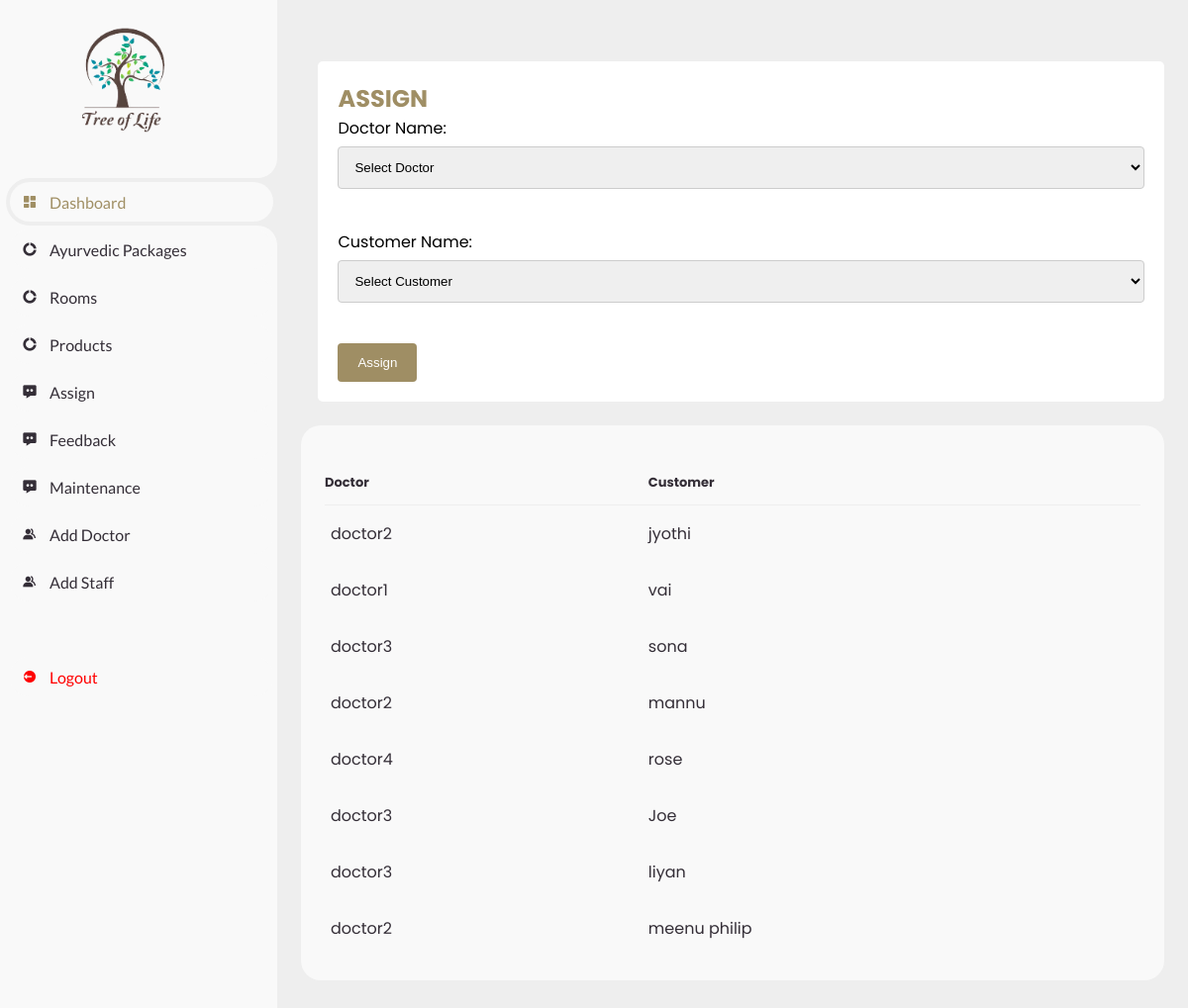
The page /assign.php on the database its author committed.
### tables this page shows
CREATE TABLE `tbl_register` (
  `reg_id` int(11) NOT NULL,
  `reg_name` varchar(15) NOT NULL,
  `reg_email` varchar(50) NOT NULL,
  `reg_phone` varchar(12) NOT NULL,
  `password` varchar(100) NOT NULL,
  `status` int(10) NOT NULL
);

### assign.php (the view, shortened to what this page needs)
<?php
include 'dbconnect.php';
?>
<!DOCTYPE html>
<html lang="en">
	<head>
		<link href='https://unpkg.com/boxicons@2.0.9/css/boxicons.min.css' rel='stylesheet'>
		<link rel="stylesheet" href="css/dashboard.css">
	</head>
	<body>
		<section id="sidebar">
			<a href="#" class="brand">
				<br><br>
			<img src="images/logo.png"  height="200" width="250"  align ="left">
			</a>
			<ul class="side-menu top">
				<li class="active">
					<a href="admin.php">
						<i class='bx bxs-dashboard' ></i>
						<span class="text">Dashboard</span>
					</a>
				</li>
				<li>
					<a href="treatment.php">
						<i class='bx bxs-doughnut-chart' ></i>
						<span class="text">Ayurvedic Packages</span>
					</a>
				</li>
				<li>
					<a href="rooms.php">
						<i class='bx bxs-doughnut-chart' ></i>
						<span class="text">Rooms</span>
					</a>
				</li>
				<li>
					<a href="store.php">
						<i class='bx bxs-doughnut-chart' ></i>
						<span class="text">Products</span>
					</a>
				</li>
                <li>
					<a href="assign.php">
						<i class='bx bxs-message-dots' ></i>
						<span class="text">Assign</span>
					</a>
				</li>
                <li>
					<a href="viewfeedback.php">
						<i class='bx bxs-message-dots' ></i>
						<span class="text">Feedback</span>
					</a>
				</li>
                <li>
					<a href="viewmaintenance.php">
						<i class='bx bxs-message-dots' ></i>
						<span class="text">Maintenance</span>
					</a>
				</li>
				<li>
					<a href="adddoctor.php">
						<i class='bx bxs-group' ></i>
						<span class="text">Add Doctor</span>
					</a>
				</li>
                <li>
					<a href="addstaff.php">
						<i class='bx bxs-group' ></i>
						<span class="text">Add Staff</span>
					</a>
				</li>
			</ul>
			<ul class="side-menu">
				<li>
					<a href="login.php" class="logout">
						<i class='bx bxs-log-out-circle' ></i>
						<span class="text">Logout</span>
					</a>
				</li>
			</ul>
		</section>
		<section id="content">
			<main>
				<table>
            	    <div class="container">
					  <h2 style="color: #9f8e64;">ASSIGN</h2>
  						<form method="POST" action="#" onsubmit="return validate();" enctype="multipart/form-data">
  							<label>Doctor Name:</label>
                              <select name="doctor" id="doctor">
                              <option>Select Doctor</option>
                                </select>
							<br>
							<label for="cars">Customer Name:</label>
                                <select name="customer" id="customer">
                                <option>Select Customer</option>
                                </select>
                                <br><br>
							<input type="submit" name="assign" id="assign" value="Assign">
						</form>
					</div>
				</table>
				<div class="table-data">
					<div class="order">
						<table>
							<thead>
								<tr>
									<th>Doctor</th>
									<th>Customer</th>
								</tr>
							</thead>
                            <?php
                            $query="SELECT * FROM tbl_assign";
                            $data = mysqli_query($con,$query);
                            while($res8=mysqli_fetch_assoc($data))
                            {
                                $doid = $res8['doct_id'];
                                $cuid = $res8['cust_id'];
                                $query1 = "SELECT * FROM `tbl_register` WHERE `reg_id` = '$doid'";
                                $data1 = mysqli_query($con,$query1);
                                while($res9=mysqli_fetch_assoc($data1))
                                {
                                    $doname = $res9['reg_name'];
                                $query2 = "SELECT * FROM `tbl_register` WHERE `reg_id` = '$cuid'";
                                $data2 = mysqli_query($con,$query2);
                                while($res10=mysqli_fetch_assoc($data2))
                                {
                                    $cuname = $res10['reg_name'];
                          ?>
							<tbody>
								<tr>
									<td><p><?php echo $doname;?></p></td>
									<td><p><?php echo $cuname;?></p></td>
								</tr>
							</tbody>
                            <?php
                                }
                            }
                        }
                                ?>
						</table>
					</div>
				</div>
			</main>
		</section>
	</body>
</html>

### css/dashboard.css (style rules this page uses)
* { margin: 0; padding: 0; box-sizing: border-box; }
a { text-decoration: none; }
li { list-style: none; }
:root { --poppins: 'Poppins', sans-serif; --lato: 'Lato', sans-serif; --light: #F9F9F9; --blue: hsl(43, 24%, 51%); --grey: #eee; --dark-grey: #AAAAAA; --dark: #342E37; --red: #ff0000; --yellow: #9f8e64; --orange: #9f8e64; }
html { overflow-x: hidden; }
body { background: var(--grey); overflow-x: hidden; }
.container { border-radius: 5px; background-color: white; padding: 20px; margin-left:2%; margin-top:3%; }
input[type=text], input[type=email], input[type=password], select, textarea { width: 100%; padding: 12px; border: 1px solid #ccc; border-radius: 4px; box-sizing: border-box; margin-top: 6px; margin-bottom: 16px; resize: vertical; }
input[type=submit] { background-color: #9f8e64; color: white; padding: 12px 20px; border: none; border-radius: 4px; cursor: pointer; }
#sidebar { position: fixed; top: 0; left: 0; width: 280px; height: 100%; background: var(--light); z-index: 2000; font-family: var(--lato); transition: .3s ease; overflow-x: hidden; scrollbar-width: none; }
#sidebar .brand { font-size: 24px; font-weight: 700; height: 56px; display: flex; align-items: center; color: var(--blue); margin-top: 20%; top: 0; left: 0; background: var(--light); z-index: 500; padding-bottom: 20px; box-sizing: content-box; }
#sidebar .side-menu { width: 100%; margin-top: 48px; }
#sidebar .side-menu li { height: 48px; background: transparent; margin-left: 6px; border-radius: 48px 0 0 48px; padding: 4px; }
#sidebar .side-menu li.active { background: var(--grey); position: relative; }
#sidebar .side-menu li.active::before { content: ''; position: absolute; width: 40px; height: 40px; border-radius: 50%; top: -40px; right: 0; box-shadow: 20px 20px 0 var(--grey); z-index: -1; }
#sidebar .side-menu li.active::after { content: ''; position: absolute; width: 40px; height: 40px; border-radius: 50%; bottom: -40px; right: 0; box-shadow: 20px -20px 0 var(--grey); z-index: -1; }
#sidebar .side-menu li a { width: 100%; height: 100%; background: var(--light); display: flex; align-items: center; border-radius: 48px; font-size: 16px; color: var(--dark); white-space: nowrap; overflow-x: hidden; }
#sidebar .side-menu.top li.active a { color: var(--blue); }
#sidebar .side-menu li a.logout { color: var(--red); }
#sidebar .side-menu li a .bx { min-width: calc(60px - ((4px + 6px) * 2)); display: flex; justify-content: center; }
#content { position: relative; width: calc(100% - 280px); left: 280px; transition: .3s ease; }
#content main { width: 100%; padding: 36px 24px; font-family: var(--poppins); max-height: calc(100vh - 56px); overflow-y: auto; }
#content main .table-data { display: flex; flex-wrap: wrap; grid-gap: 24px; margin-top: 24px; width: 100%; color: var(--dark); }
#content main .table-data > div { border-radius: 20px; background: var(--light); padding: 24px; overflow-x: auto; }
#content main .table-data .order { flex-grow: 1; flex-basis: 500px; }
#content main .table-data .order table { width: 100%; border-collapse: collapse; }
#content main .table-data .order table th { padding-bottom: 12px; font-size: 13px; text-align: left; border-bottom: 1px solid var(--grey); }
#content main .table-data .order table td { padding: 16px 0; }
#content main .table-data .order table tr td:first-child { display: flex; align-items: center; grid-gap: 12px; padding-left: 6px; }

### rows shown on the page
tbl_register: reg_name "doctor2"
tbl_register: reg_name "jyothi"
tbl_register: reg_name "doctor1"
tbl_register: reg_name "vai"
tbl_register: reg_name "doctor3"
tbl_register: reg_name "sona"
tbl_register: reg_name "mannu"
tbl_register: reg_name "doctor4"
tbl_register: reg_name "rose"
tbl_register: reg_name "Joe"
tbl_register: reg_name "liyan"
tbl_register: reg_name "meenu philip"
